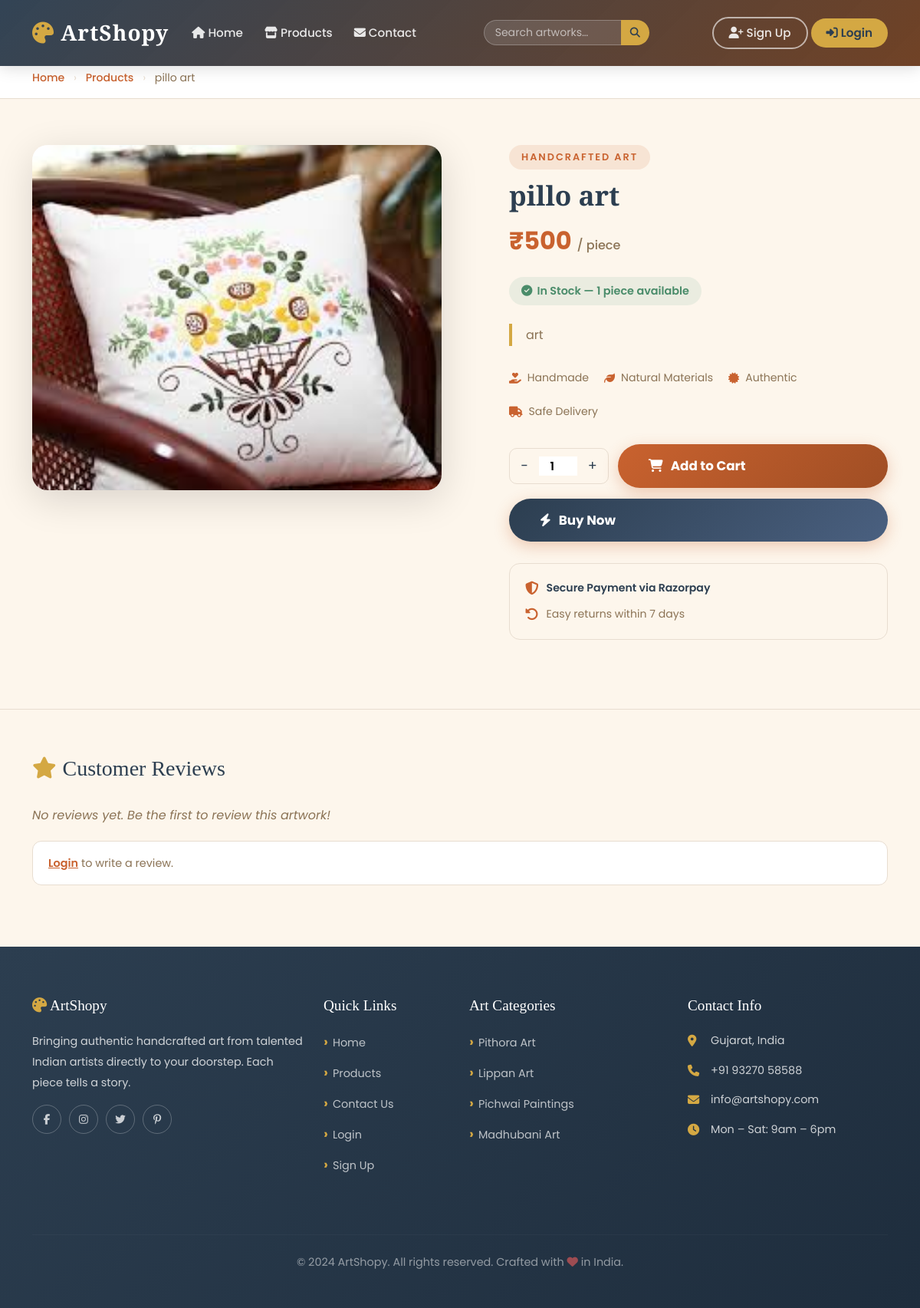
Page /productget1/3/ on the committed database.
### app1/models.py (models this page shows, shortened)
class Product(models.Model):
        Category=models.ForeignKey(Category, on_delete=models.CASCADE)
        name=models.CharField(max_length=200)
        img=models.ImageField(upload_to='product')
        price = models.IntegerField()
        description= models.TextField()
        quantity=models.IntegerField()
        def average_rating(self):
            reviews = self.reviews.all()
            if reviews:
                return round(sum(r.rating for r in reviews) / len(reviews), 1)
            return 0

### app1/views.py (the view)
# urls.py: path('productget1/<int:id>/', singleproduct, name='productget1'),
def singleproduct(request, id):
    a = get_user_email(request)
    data = Product.objects.get(pk=id)
    reviews = Review.objects.filter(product=data).order_by('-created_at')
    avg_rating = data.average_rating()
    user_review = None
    in_wishlist = False
    if a:
        user_review = Review.objects.filter(product=data, user_email=a).first()
        in_wishlist = Wishlist.objects.filter(user_email=a, product=data).exists()
    return render(request, 'singleproduct.html', {
        'data': data,
        'a': a,
        'reviews': reviews,
        'avg_rating': avg_rating,
        'user_review': user_review,
        'in_wishlist': in_wishlist,
        'star_range': range(1, 6),
    })

### app1/context_processors.py (called while the page is built)
def cart_wishlist_counts(request):
    cart_count = 0
    wishlist_count = 0
    if 'email' in request.session:
        email = request.session['email']
        cart_count = Cart.objects.filter(user_email=email).count()
        wishlist_count = Wishlist.objects.filter(user_email=email).count()
    return {'cart_count': cart_count, 'wishlist_count': wishlist_count}

### app1/views.py (called while the page is built)
def get_user_email(request):
    return request.session.get('email')

### app1/templates/singleproduct.html (shortened to what this page needs)
{% extends 'common.html' %}
{% load static %}
{% block content %}
<div style="background:white;border-bottom:1px solid var(--border);padding:14px 0;">
    <div class="container">
        <nav style="font-size:0.88rem;color:var(--muted);">
            <a href="{% url 'index' %}" style="color:var(--primary);text-decoration:none;font-weight:500;">Home</a>
            <span style="margin:0 8px;color:var(--border);">›</span>
            <a href="{% url 'productall' %}" style="color:var(--primary);text-decoration:none;font-weight:500;">Products</a>
            <span style="margin:0 8px;color:var(--border);">›</span>
            <span>{{ data.name }}</span>
        </nav>
    </div>
</div>
<section class="single-product-section">
    <div class="container">
        <div class="row align-items-start g-5">
            <div class="col-lg-6">
                <div class="single-product-img-wrap">
                    <img src="{{ data.img.url }}" alt="{{ data.name }}">
                </div>
            </div>
            <div class="col-lg-6">
                <div class="single-product-info">
                    <span class="section-badge">Handcrafted Art</span>
                    <h2>{{ data.name }}</h2>
                    <div class="single-product-price">
                        ₹{{ data.price }} <small>/ piece</small>
                    </div>
                    {% if data.quantity > 0 %}
                    <div class="stock-badge">
                        <i class="fas fa-check-circle"></i>
                        In Stock — {{ data.quantity }} piece{{ data.quantity|pluralize }} available
                    </div>
                    {% else %}
                    <div class="stock-badge" style="background:rgba(224,90,90,0.1);color:#c94040;">
                        <i class="fas fa-times-circle"></i> Out of Stock
                    </div>
                    {% endif %}
                    <p class="product-description">{{ data.description }}</p>
                    <div style="display:flex;gap:20px;flex-wrap:wrap;margin-bottom:30px;">
                        <div style="display:flex;align-items:center;gap:8px;font-size:0.88rem;color:var(--muted);">
                            <i class="fas fa-hand-holding-heart" style="color:var(--primary);"></i> Handmade
                        </div>
                        <div style="display:flex;align-items:center;gap:8px;font-size:0.88rem;color:var(--muted);">
                            <i class="fas fa-leaf" style="color:var(--primary);"></i> Natural Materials
                        </div>
                        <div style="display:flex;align-items:center;gap:8px;font-size:0.88rem;color:var(--muted);">
                            <i class="fas fa-certificate" style="color:var(--primary);"></i> Authentic
                        </div>
                        <div style="display:flex;align-items:center;gap:8px;font-size:0.88rem;color:var(--muted);">
                            <i class="fas fa-truck" style="color:var(--primary);"></i> Safe Delivery
                        </div>
                    </div>
                    {% if data.quantity > 0 %}
                    <form method="POST" action="{% url 'add_to_cart' data.id %}" style="display:flex;gap:12px;align-items:center;margin-bottom:14px;">
                        <div style="display:flex;align-items:center;border:1px solid var(--border);border-radius:10px;overflow:hidden;">
                            <button type="button" onclick="changeQty(-1)" style="background:none;border:none;padding:8px 14px;font-size:1.1rem;cursor:pointer;color:var(--secondary);">−</button>
                            <input id="qtyInput" type="number" name="quantity" value="1" min="1" max="{{ data.quantity }}" style="width:50px;border:none;text-align:center;font-weight:600;font-size:0.95rem;outline:none;">
                            <button type="button" onclick="changeQty(1)" style="background:none;border:none;padding:8px 14px;font-size:1.1rem;cursor:pointer;color:var(--secondary);">+</button>
                        </div>
                        <button type="submit" class="buy-now-btn" style="flex:1;">
                            <i class="fas fa-shopping-cart"></i> Add to Cart
                        </button>
                    </form>
                    <form method="POST" action="{% url 'buy' %}" style="margin-bottom:14px;">
                        <button type="submit" class="buy-now-btn" style="background:linear-gradient(135deg,#2C3E50,#4a6080);width:100%;">
                            <i class="fas fa-bolt"></i> Buy Now
                        </button>
                    </form>
                    {% else %}
                    <button class="buy-now-btn" disabled style="opacity:0.5;cursor:not-allowed;width:100%;">
                        <i class="fas fa-times"></i> Out of Stock
                    </button>
                    {% endif %}
                    <div style="margin-top:28px;padding:20px;background:var(--light-bg);border-radius:14px;border:1px solid var(--border);">
                        <div style="display:flex;align-items:center;gap:10px;margin-bottom:10px;">
                            <i class="fas fa-shield-alt" style="color:var(--primary);font-size:1.1rem;"></i>
                            <span style="font-size:0.88rem;font-weight:600;color:var(--secondary);">Secure Payment via Razorpay</span>
                        </div>
                        <div style="display:flex;align-items:center;gap:10px;">
                            <i class="fas fa-undo-alt" style="color:var(--primary);font-size:1.1rem;"></i>
                            <span style="font-size:0.88rem;color:var(--muted);">Easy returns within 7 days</span>
                        </div>
                    </div>
                </div>
            </div>
        </div>
    </div>
</section>
<section class="reviews-section">
    <div class="container">
        <h3 style="font-family:'Playfair Display',serif;color:var(--secondary);margin-bottom:30px;">
            <i class="fas fa-star me-2" style="color:var(--accent);"></i>Customer Reviews
        </h3>
        {% if reviews %}
        <div class="row">
            <div class="col-lg-8">
                {% for review in reviews %}
                <div class="review-card">
                    <div style="display:flex;justify-content:space-between;align-items:flex-start;flex-wrap:wrap;gap:8px;">
                        <div>
                            <span class="review-author">{{ review.user_name }}</span>
                            <div class="review-stars mt-1">
                                {% for i in star_range %}
                                    {% if i <= review.rating %}
                                    <i class="fas fa-star"></i>
                                    {% else %}
                                    <i class="far fa-star"></i>
                                    {% endif %}
                                {% endfor %}
                            </div>
                        </div>
                        <span class="review-date">{{ review.created_at|date:"d M Y" }}</span>
                    </div>
                    <p class="review-comment">{{ review.comment }}</p>
                </div>
                {% endfor %}
            </div>
        </div>
        {% else %}
        <p style="color:var(--muted);font-style:italic;">No reviews yet. Be the first to review this artwork!</p>
        {% endif %}
        {% if a %}
        <div class="col-lg-8 p-0">
            <div class="review-form-card">
                <h5 style="font-family:'Playfair Display',serif;color:var(--secondary);margin-bottom:20px;">
                    {% if user_review %}Edit Your Review{% else %}Write a Review{% endif %}
                </h5>
                <form method="POST" action="{% url 'add_review' data.id %}">
                    {% csrf_token %}
                    <div class="mb-3">
                        <label style="font-weight:600;font-size:0.9rem;color:var(--secondary);margin-bottom:8px;display:block;">Your Rating</label>
                        <div class="star-rating">
                            {% for i in "54321" %}
                            <input type="radio" id="star{{ i }}" name="rating" value="{{ i }}"
                                {% if user_review and user_review.rating == i|add:"0" %}checked{% endif %}>
                            <label for="star{{ i }}"><i class="fas fa-star"></i></label>
                            {% endfor %}
                        </div>
                    </div>
                    <div class="mb-3">
                        <label style="font-weight:600;font-size:0.9rem;color:var(--secondary);margin-bottom:8px;display:block;">Your Review</label>
                        <textarea name="comment" rows="4" class="form-control" placeholder="Share your experience with this artwork…" style="border:1px solid var(--border);border-radius:10px;font-size:0.9rem;">{% if user_review %}{{ user_review.comment }}{% endif %}</textarea>
                    </div>
                    <button type="submit" class="buy-now-btn" style="width:auto;padding:10px 28px;font-size:0.9rem;">
                        <i class="fas fa-paper-plane me-1"></i>
                        {% if user_review %}Update Review{% else %}Submit Review{% endif %}
                    </button>
                </form>
            </div>
        </div>
        {% else %}
        <div style="margin-top:20px;padding:16px 20px;background:white;border-radius:12px;border:1px solid var(--border);">
            <p style="margin:0;color:var(--muted);font-size:0.9rem;">
                <a href="{% url 'login1' %}" style="color:var(--primary);font-weight:600;">Login</a> to write a review.
            </p>
        </div>
        {% endif %}
    </div>
</section>
{% endblock %}

### app1/static/css/main.css (style rules this page uses)
:root { --primary: #C9622F; --primary-dark: #A04E24; --secondary: #2C3E50; --accent: #D4A843; --light-bg: #FDF6EC; --card-bg: #FFFFFF; --text: #333333; --muted: #8B7355; --border: #E8DDD0; --success: #81B29A; --shadow: rgba(0, 0, 0, 0.08); }
*, *::before, *::after { box-sizing: border-box; margin: 0; padding: 0; }
html { scroll-behavior: smooth; }
body { font-family: 'Poppins', sans-serif; background-color: var(--light-bg); color: var(--text); line-height: 1.7; }
.section-badge { display: inline-block; background: rgba(201,98,47,0.12); color: var(--primary); font-size: 0.8rem; font-weight: 600; letter-spacing: 2px; text-transform: uppercase; padding: 5px 16px; border-radius: 20px; margin-bottom: 12px; }
.single-product-section { padding: 60px 0 90px; }
.single-product-img-wrap { border-radius: 20px; overflow: hidden; box-shadow: 0 12px 50px rgba(0,0,0,0.14); }
.single-product-img-wrap img { width: 100%; height: 450px; object-fit: cover; }
.single-product-info { padding-left: 40px; }
.single-product-info h2 { font-family: 'Playfair Display', serif; font-size: 2.2rem; font-weight: 700; color: var(--secondary); margin-bottom: 12px; }
.single-product-price { font-size: 2rem; font-weight: 700; color: var(--primary); margin-bottom: 20px; }
.single-product-price small { font-size: 1rem; font-weight: 500; color: var(--muted); }
.stock-badge { display: inline-flex; align-items: center; gap: 6px; background: rgba(129,178,154,0.15); color: #4a8c6a; font-size: 0.9rem; font-weight: 600; padding: 6px 16px; border-radius: 20px; margin-bottom: 24px; }
.product-description { color: var(--muted); line-height: 1.85; margin-bottom: 30px; border-left: 4px solid var(--accent); padding-left: 18px; }
.buy-now-btn { background: linear-gradient(135deg, var(--primary), var(--primary-dark)); color: white; border: none; padding: 14px 40px; border-radius: 35px; font-family: 'Poppins', sans-serif; font-weight: 700; font-size: 1.05rem; cursor: pointer; transition: all 0.35s ease; display: inline-flex; align-items: center; gap: 10px; box-shadow: 0 6px 20px rgba(201,98,47,0.3); }
.reviews-section { background: var(--light-bg); padding: 60px 0 80px; border-top: 1px solid var(--border); }

### rows in the picture
Product: name "pillo art", img (picture), price "500", quantity "1", description "art"
